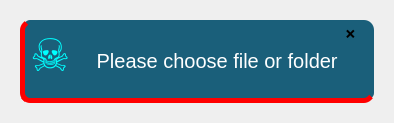
<?xml version="1.0" encoding="UTF-8"?>
<ui version="4.0">
 <class>Dialog</class>
 <widget class="QDialog" name="Dialog">
  <property name="geometry">
   <rect>
    <x>0</x>
    <y>0</y>
    <width>394</width>
    <height>123</height>
   </rect>
  </property>
  <property name="windowTitle">
   <string>Dialog</string>
  </property>
  <layout class="QVBoxLayout" name="verticalLayout">
   <item>
    <widget class="QWidget" name="widget" native="true">
     <layout class="QVBoxLayout" name="verticalLayout_2">
      <property name="spacing">
       <number>0</number>
      </property>
      <item>
       <widget class="QFrame" name="frame">
        <property name="styleSheet">
         <string notr="true">QFrame{
	background-color:#1A5F7A;
	border-left:  5px solid red;
    border-bottom: 5px solid red;
	border-radius:10px;
}</string>
        </property>
        <property name="frameShape">
         <enum>QFrame::StyledPanel</enum>
        </property>
        <property name="frameShadow">
         <enum>QFrame::Raised</enum>
        </property>
        <widget class="QLabel" name="label">
         <property name="geometry">
          <rect>
           <x>60</x>
           <y>20</y>
           <width>261</width>
           <height>41</height>
          </rect>
         </property>
         <property name="styleSheet">
          <string notr="true">QLabel{
	font-size:20px;
	color:white;
	border:none;
}</string>
         </property>
         <property name="text">
          <string>   Please choose file or folder</string>
         </property>
        </widget>
        <widget class="QLabel" name="label_2">
         <property name="geometry">
          <rect>
           <x>10</x>
           <y>10</y>
           <width>55</width>
           <height>51</height>
          </rect>
         </property>
         <property name="styleSheet">
          <string notr="true">QLabel{
	font-size:45px;
	font-weight:7px;
	color:cyan;
	border:none;
}</string>
         </property>
         <property name="text">
          <string>☠️</string>
         </property>
        </widget>
        <widget class="QPushButton" name="pushButton">
         <property name="geometry">
          <rect>
           <x>310</x>
           <y>0</y>
           <width>41</width>
           <height>28</height>
          </rect>
         </property>
         <property name="styleSheet">
          <string notr="true">QPushButton{
	border-radius:10px;
	
}
QPushButton:hover{
	 background-color: #64b5f6;
     border-radius:10px;
	
}</string>
         </property>
         <property name="text">
          <string>❌</string>
         </property>
        </widget>
       </widget>
      </item>
     </layout>
    </widget>
   </item>
  </layout>
 </widget>
 <resources/>
 <connections/>
</ui>
